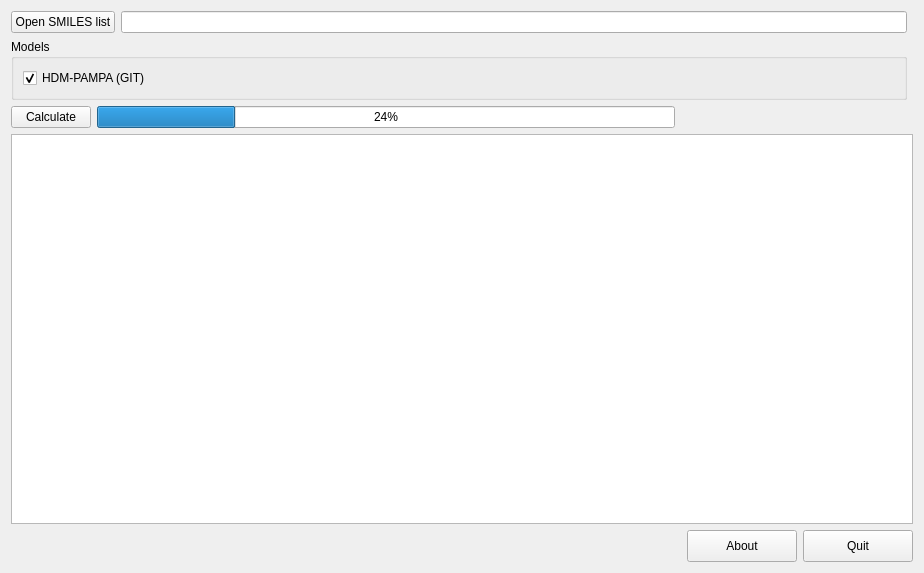
<?xml version="1.0" encoding="UTF-8"?>
<ui version="4.0">
 <class>QAbsorb</class>
 <widget class="QWidget" name="QAbsorb">
  <property name="geometry">
   <rect>
    <x>0</x>
    <y>0</y>
    <width>924</width>
    <height>573</height>
   </rect>
  </property>
  <property name="windowTitle">
   <string>QAbsorb</string>
  </property>
  <layout class="QGridLayout" name="gridLayout_3">
   <item row="3" column="4">
    <widget class="QPushButton" name="quitButton">
     <property name="minimumSize">
      <size>
       <width>110</width>
       <height>32</height>
      </size>
     </property>
     <property name="maximumSize">
      <size>
       <width>110</width>
       <height>32</height>
      </size>
     </property>
     <property name="text">
      <string>Quit</string>
     </property>
    </widget>
   </item>
   <item row="3" column="3">
    <widget class="QPushButton" name="aboutButton">
     <property name="minimumSize">
      <size>
       <width>110</width>
       <height>32</height>
      </size>
     </property>
     <property name="maximumSize">
      <size>
       <width>110</width>
       <height>32</height>
      </size>
     </property>
     <property name="text">
      <string>About</string>
     </property>
    </widget>
   </item>
   <item row="1" column="2" colspan="3">
    <spacer name="horizontalSpacer_2">
     <property name="orientation">
      <enum>Qt::Horizontal</enum>
     </property>
     <property name="sizeHint" stdset="0">
      <size>
       <width>40</width>
       <height>20</height>
      </size>
     </property>
    </spacer>
   </item>
   <item row="0" column="0" colspan="5">
    <layout class="QGridLayout" name="gridLayout_2">
     <item row="0" column="0">
      <layout class="QHBoxLayout" name="horizontalLayout">
       <item>
        <widget class="QPushButton" name="openSMIButton">
         <property name="text">
          <string>Open SMILES list</string>
         </property>
        </widget>
       </item>
       <item>
        <widget class="QLineEdit" name="lineEdit"/>
       </item>
      </layout>
     </item>
     <item row="0" column="1" rowspan="2">
      <widget class="QLabel" name="label">
       <property name="text">
        <string>&lt;html&gt;&lt;head/&gt;&lt;body&gt;&lt;p&gt;&lt;img src=&quot;:/icons/qabsorb.128x128.png&quot;/&gt;&lt;/p&gt;&lt;/body&gt;&lt;/html&gt;</string>
       </property>
      </widget>
     </item>
     <item row="1" column="0">
      <widget class="QGroupBox" name="groupBox">
       <property name="title">
        <string>Models</string>
       </property>
       <layout class="QGridLayout" name="gridLayout">
        <item row="0" column="0">
         <widget class="QCheckBox" name="pampamodel">
          <property name="text">
           <string>HDM-PAMPA (GIT)</string>
          </property>
          <property name="checked">
           <bool>true</bool>
          </property>
         </widget>
        </item>
       </layout>
      </widget>
     </item>
    </layout>
   </item>
   <item row="1" column="0">
    <widget class="QPushButton" name="calculateButton">
     <property name="maximumSize">
      <size>
       <width>97</width>
       <height>32</height>
      </size>
     </property>
     <property name="text">
      <string>Calculate</string>
     </property>
    </widget>
   </item>
   <item row="3" column="0" colspan="3">
    <spacer name="horizontalSpacer">
     <property name="orientation">
      <enum>Qt::Horizontal</enum>
     </property>
     <property name="sizeHint" stdset="0">
      <size>
       <width>383</width>
       <height>20</height>
      </size>
     </property>
    </spacer>
   </item>
   <item row="1" column="1">
    <widget class="QProgressBar" name="progressBar">
     <property name="value">
      <number>24</number>
     </property>
    </widget>
   </item>
   <item row="2" column="0" colspan="5">
    <widget class="QTableView" name="tableView"/>
   </item>
  </layout>
 </widget>
 <resources>
  <include location="icons.qrc"/>
 </resources>
 <connections/>
</ui>
